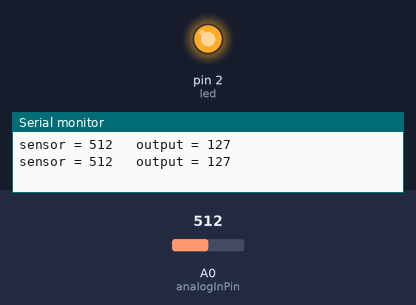
Bench run of a sketch on a simulated Arduino Uno, built with avr-gcc and run on an emulated ATmega328P. Shown: output pins drawn as LEDs (lit = HIGH), the last lines printed to the serial monitor. The test bench sets the inputs (shaded band); at power-on: A0 (analogInPin) = 512.

Above: at 1.8 s.
1.9 s: A0 (analogInPin) set to 134
3.4 s: A0 (analogInPin) set to 122
At 5.2 s:
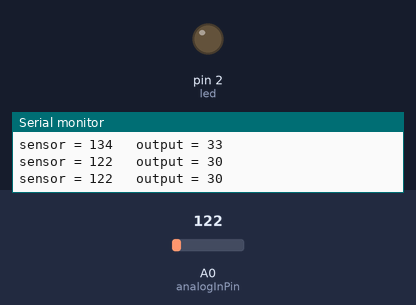
5.5 s: A0 (analogInPin) set to 306
At 7.0 s:
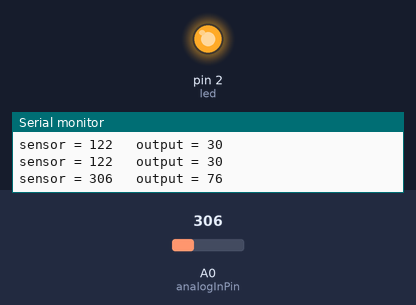
7.5 s: A0 (analogInPin) set to 0
At 8.6 s:
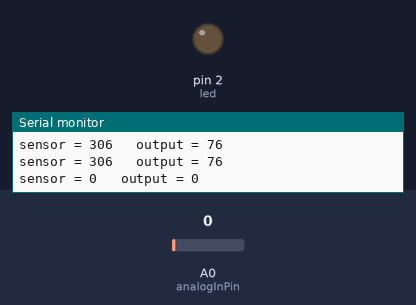
Timing chart, 0 to 10.5 s (numbered marks = the images above; inputs shaded):
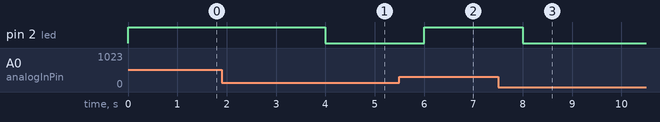

Measured:
- the behaviour switches between 128 and 127 on A0 (analogInPin) (found by bisection; images 0 and 1)
- after the input at 3.4 s, pin 2 (led): HIGH → LOW after 0.60 s
- after the input at 5.5 s, pin 2 (led): LOW → HIGH after 0.50 s
- after the input at 7.5 s, pin 2 (led): HIGH → LOW after 0.51 s

The sketch:

potmeter.ino
```cpp
const int analogInPin = A0;  // ESP8266 Analog Pin ADC0 = A0

int sensorValue = 0;  // value read from the pot
int outputValue = 0;  // value to output to a PWM pin
int led = 2;

void setup() {
  // initialize serial communication at 115200
  Serial.begin(115200);
  pinMode(led, OUTPUT);
}

void loop() {
  // read the analog in value
  sensorValue = analogRead(analogInPin);
  analogWrite(led, sensorValue);

  // map it to the range of the PWM out
  outputValue = map(sensorValue, 0, 1023, 0, 255);

  // print the readings in the Serial Monitor
  Serial.print("sensor = ");
  Serial.print(sensorValue);
  Serial.print("\t output = ");
  Serial.println(outputValue);

  delay(1000);
}
```
